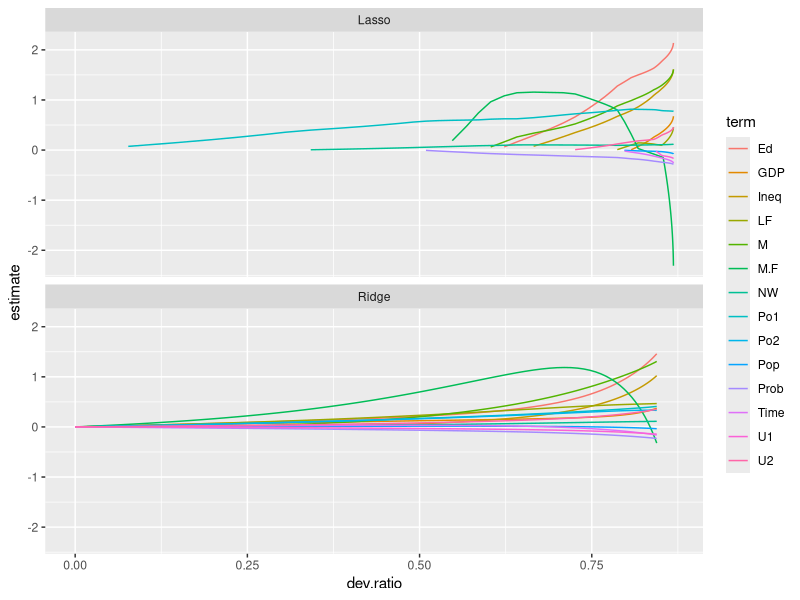

This figure's R source: (Note: this script raises an error after producing the figure.)
## ---- chunk 1
library("glmnet")
library("tidyverse")
library("broom")
## ---- chunk 2
UScrime <- MASS::UScrime %>%
  mutate_at(vars(y, M, Ed, Po1, Po2, LF, M.F, Pop,
                 NW, U1, U2, GDP, Ineq, Prob, Time),
            funs(log))

varlist <- c("M", "Ed", "Po1", "Po2", "LF", "M.F", "Pop", "NW",
             "U1", "U2", "GDP", "Ineq", "Prob", "Time")
## ---- chunk 3
mod_lasso <- glmnet(as.matrix(UScrime[, varlist]), UScrime[["y"]])
mod_ridge <- glmnet(as.matrix(UScrime[, varlist]), UScrime[["y"]], alpha = 0)     
## ---- chunk 4
bind_rows(
  mutate(tidy(mod_lasso), model = "Lasso"),
  mutate(tidy(mod_ridge), model = "Ridge")
) %>%
  filter(term != "(Intercept)") %>%
  ggplot(aes(x = dev.ratio, y = estimate, colour = term)) +
  geom_line() +
  facet_wrap(~ model, ncol = 1)
## ---- chunk 5
knitr::include_graphics("img/islr-fig-6.7.png")
